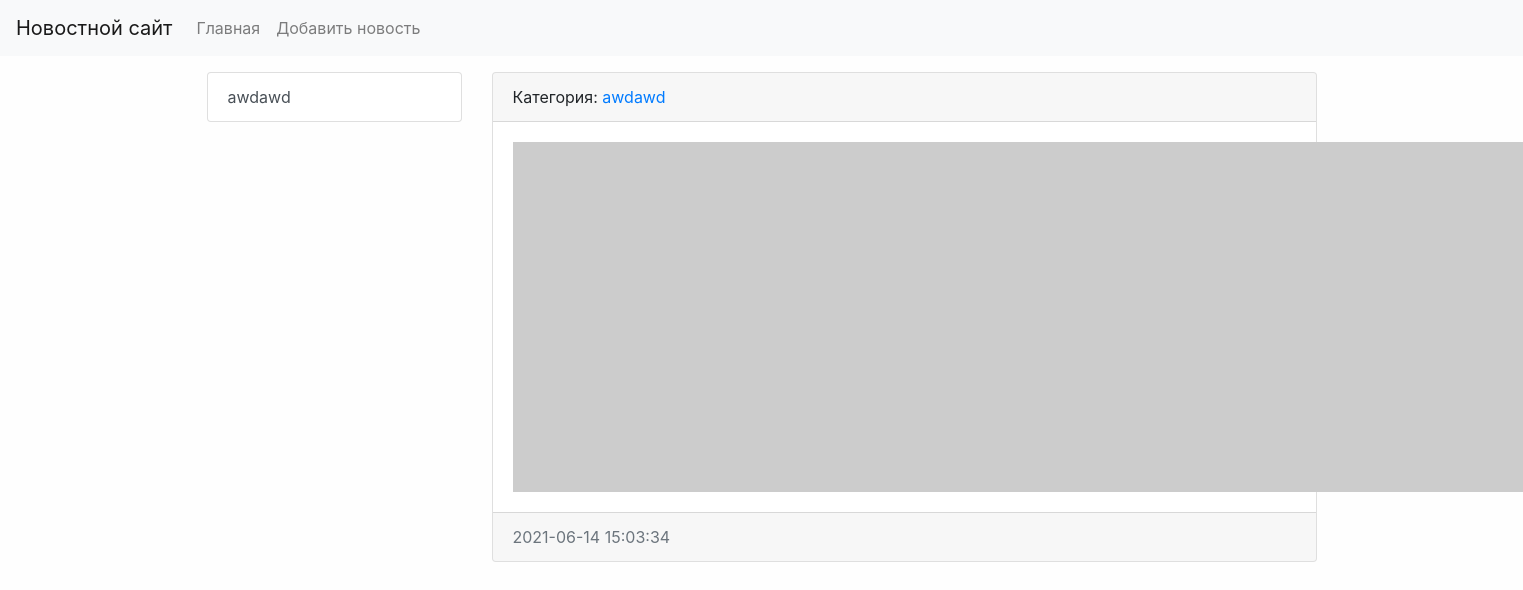
/, run on an earlier commit of the app's database.
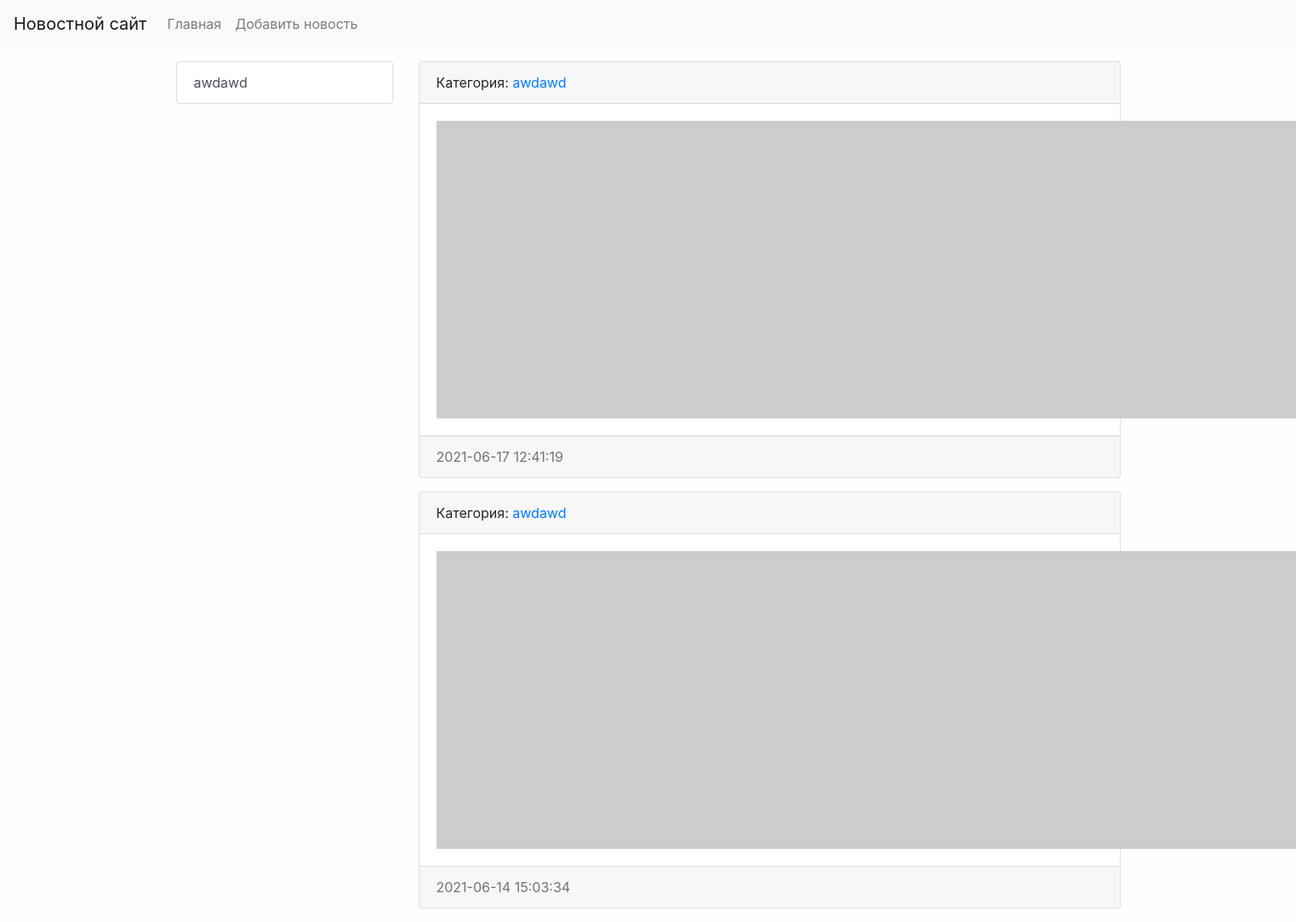
And on a later commit of the database.
### news/models.py (models this page shows, shortened)
class Category(models.Model):
    title = models.CharField(max_length=150, db_index=True, verbose_name='Наименование категории')
    def get_absolute_url(self):
        return reverse('category', kwargs={"category_id": self.pk})
    def __str__(self):
        return self.title
    class Meta:
        verbose_name = 'Категория'
        verbose_name_plural = 'Категории'
        ordering = ['title']

class News(models.Model):
    title = models.CharField(max_length=150, verbose_name='Наименование')
    content = models.TextField(blank=True, verbose_name='Контент')
    created_at = models.DateTimeField(auto_now_add=True, verbose_name='Дата публикации')
    updated_at = models.DateTimeField(auto_now=True, verbose_name='Обновлено')
    photo = models.ImageField(upload_to='photos/%Y/%m/%d/', verbose_name='Фото', blank=True)
    is_published = models.BooleanField(default=True, verbose_name='Опубликовано')
    category = models.ForeignKey('Category', on_delete=models.PROTECT, verbose_name='Категория')
    def get_absolute_url(self):
        return reverse('view_news', kwargs={"pk": self.pk})
    class Meta:
        verbose_name = 'Новость'
        verbose_name_plural = 'Новости'
        ordering = ['-created_at']

### news/views.py (the view)
# urls.py: path('', HomeNews.as_view(), name='home'),
class HomeNews(ListView):
    model = News
    template_name = 'news/home_news_list.html'
    context_object_name = 'news'
    def get_context_data(self, *, object_list=None, **kwargs):
        context = super().get_context_data(**kwargs)
        context['title'] = 'Главная страница'
        return context
    def get_queryset(self):
        return News.objects.filter(is_published=True)

### news/templatetags/news_tags.py (called while the page is built)
@register.inclusion_tag('news/list_categories.html')
def show_categories(arg1='Hello', arg2='world'):
    categories = Category.objects.all()
    return {"categories": categories, "arg1": arg1, "arg2": arg2}

### news/templates/news/news_list.html (shortened to what this page needs)
{% extends 'base.html' %}
{% block sidebar %}
{% include 'inc/_sidebar.html' %}
{% endblock %}
{% block content %}
{% for item in object_list %}
<div class="card mb-3">
    <div class="card-header">
        Категория: <a href="{{ item.category.get_absolute_url }}">{{ item.category }}</a>
    </div>
    <div class="card-body">
        <div class="media">
            {% if item.photo %}
            <img src="{{ item.photo.url }}" alt="" width="350" class="mr-3">
            {% else %}
            <img src="https://picsum.photos/id/1060/350/235/?blur=2" alt="" class="mr-3">
            {% endif %}
        </div>
    </div>
    <div class="card-footer text-muted">
        {{ item.created_at|date:"Y-m-d H:i:s" }}
    </div>
</div>
{% endfor %}
{% endblock %}

### news/templates/news/list_categories.html
<div class="list-group">
    {% for item in categories %}
    <a href="{{ item.get_absolute_url }}" class="list-group-item list-group-item-action">{{ item.title }}</a>
    {% endfor %}
</div>

What changed in the data, as far as the page shows it:
added News: category "awdawd", created_at "2021-06-17 12:41:19"
